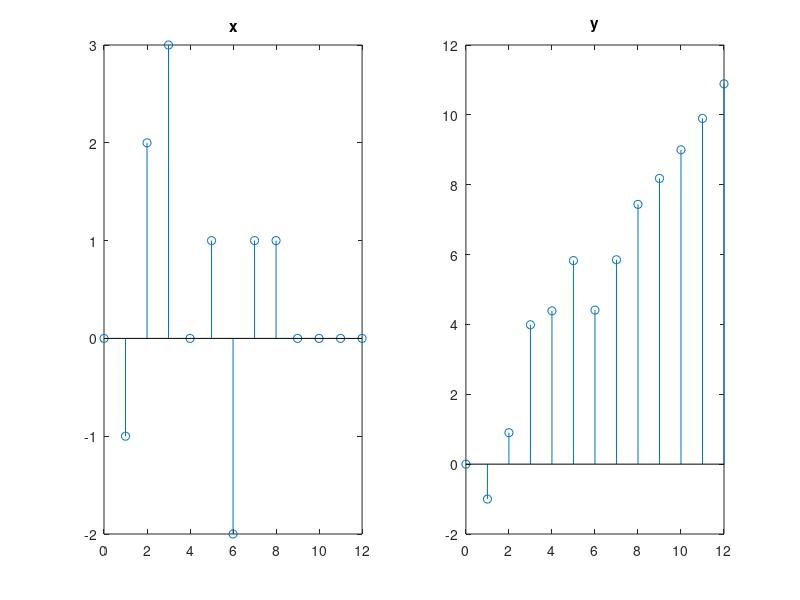

This figure's MATLAB source:
clear all;
clc;
x=[0 -1 2 3 0 1 -2 1 1 0 0 0 0];
a=1.1;
y=zeros(1,13);
%%% Update y so that y[n]=x[n]+a.*y[n-1].
%%% When computing the first value of y,
%%% assume that it was previously at rest, i.e. 0
%%% Your code here:
y1 = 0;
for i=1:length(x);
    y(i) = x(i)+(a*y1);
    y1 = y(i);
end       
        
%%%
subplot(1,2,1),stem(0:12,x),title('x')
subplot(1,2,2),stem(0:12,y),title('y')